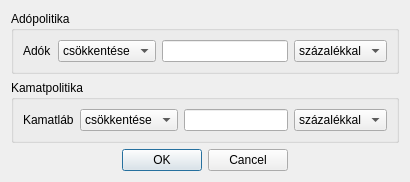
<?xml version="1.0" encoding="UTF-8"?>
<ui version="4.0">
 <class>FiscalDialog</class>
 <widget class="QDialog" name="FiscalDialog">
  <property name="windowModality">
   <enum>Qt::WindowModal</enum>
  </property>
  <property name="geometry">
   <rect>
    <x>0</x>
    <y>0</y>
    <width>410</width>
    <height>177</height>
   </rect>
  </property>
  <property name="windowTitle">
   <string>Dialog</string>
  </property>
  <property name="modal">
   <bool>true</bool>
  </property>
  <layout class="QGridLayout" name="gridLayout_3">
   <item row="0" column="0" colspan="3">
    <widget class="QGroupBox" name="groupBox">
     <property name="title">
      <string>Adópolitika</string>
     </property>
     <layout class="QGridLayout" name="gridLayout">
      <item row="0" column="0">
       <layout class="QHBoxLayout" name="horizontalLayout">
        <item>
         <widget class="QLabel" name="label_2">
          <property name="text">
           <string>Adók</string>
          </property>
         </widget>
        </item>
        <item>
         <widget class="QComboBox" name="taxComboBox">
          <item>
           <property name="text">
            <string>csökkentése</string>
           </property>
          </item>
          <item>
           <property name="text">
            <string>növelése</string>
           </property>
          </item>
         </widget>
        </item>
        <item>
         <widget class="QLineEdit" name="taxChangeValueLineEdit"/>
        </item>
        <item>
         <widget class="QComboBox" name="taxUnitComboBox">
          <item>
           <property name="text">
            <string>százalékkal</string>
           </property>
          </item>
          <item>
           <property name="text">
            <string>egységgel</string>
           </property>
          </item>
         </widget>
        </item>
       </layout>
      </item>
     </layout>
    </widget>
   </item>
   <item row="1" column="0" colspan="3">
    <widget class="QGroupBox" name="groupBox_2">
     <property name="title">
      <string>Kamatpolitika</string>
     </property>
     <layout class="QGridLayout" name="gridLayout_2">
      <item row="0" column="0">
       <layout class="QHBoxLayout" name="horizontalLayout_2">
        <item>
         <widget class="QLabel" name="label">
          <property name="text">
           <string>Kamatláb</string>
          </property>
         </widget>
        </item>
        <item>
         <widget class="QComboBox" name="rComboBox">
          <item>
           <property name="text">
            <string>csökkentése</string>
           </property>
          </item>
          <item>
           <property name="text">
            <string>növelése</string>
           </property>
          </item>
         </widget>
        </item>
        <item>
         <widget class="QLineEdit" name="rChangeValueLineEdit"/>
        </item>
        <item>
         <widget class="QComboBox" name="rUnitComboBox">
          <item>
           <property name="text">
            <string>százalékkal</string>
           </property>
          </item>
          <item>
           <property name="text">
            <string>egységgel</string>
           </property>
          </item>
         </widget>
        </item>
       </layout>
      </item>
     </layout>
    </widget>
   </item>
   <item row="2" column="0">
    <spacer name="horizontalSpacer">
     <property name="orientation">
      <enum>Qt::Horizontal</enum>
     </property>
     <property name="sizeHint" stdset="0">
      <size>
       <width>109</width>
       <height>20</height>
      </size>
     </property>
    </spacer>
   </item>
   <item row="2" column="1">
    <widget class="QDialogButtonBox" name="buttonBox">
     <property name="orientation">
      <enum>Qt::Horizontal</enum>
     </property>
     <property name="standardButtons">
      <set>QDialogButtonBox::Cancel|QDialogButtonBox::Ok</set>
     </property>
    </widget>
   </item>
   <item row="2" column="2">
    <spacer name="horizontalSpacer_2">
     <property name="orientation">
      <enum>Qt::Horizontal</enum>
     </property>
     <property name="sizeHint" stdset="0">
      <size>
       <width>109</width>
       <height>20</height>
      </size>
     </property>
    </spacer>
   </item>
  </layout>
 </widget>
 <resources/>
 <connections>
  <connection>
   <sender>buttonBox</sender>
   <signal>accepted()</signal>
   <receiver>FiscalDialog</receiver>
   <slot>accept()</slot>
   <hints>
    <hint type="sourcelabel">
     <x>248</x>
     <y>254</y>
    </hint>
    <hint type="destinationlabel">
     <x>157</x>
     <y>274</y>
    </hint>
   </hints>
  </connection>
  <connection>
   <sender>buttonBox</sender>
   <signal>rejected()</signal>
   <receiver>FiscalDialog</receiver>
   <slot>reject()</slot>
   <hints>
    <hint type="sourcelabel">
     <x>316</x>
     <y>260</y>
    </hint>
    <hint type="destinationlabel">
     <x>286</x>
     <y>274</y>
    </hint>
   </hints>
  </connection>
 </connections>
</ui>
